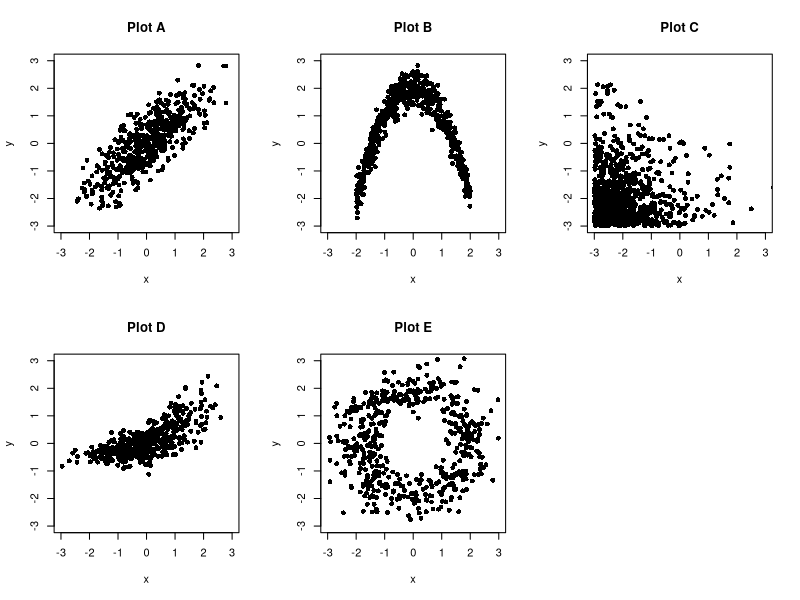

R code for this plot:
#%%%%%%%%%%%%%%%%%%%%%%%%%%%%% FUNCTIONS %%%%%%%%%%%%%%%%%%%%%%%%%%%%%----
#Functions that created the plots shown in lecture 7
#Creates a scatter plot of x and y
plainplot = function(x, y, xlim=c(-3,3), ylim=c(-3,3), main="")
{
  options(repr.plot.width=4, repr.plot.height=4)
  plot(x, y, xlab="x", ylab="y", xlim=xlim, ylim=ylim, main=main, pch=16)
}

#Graphs a scatter plot and histogram for the marginal distribution of x
marginalx = function(x, y, xlim=c(-3,3), ylim=c(-3,3), breaks=(-7:6 + .5)/2)
{
  options(repr.plot.width=8, repr.plot.height=4)
  par(mar=c(4,4,1,1), mfrow=c(1, 2))
  plot(x, y, xlab="x", ylab="y", xlim=xlim, ylim=ylim,pch=16)
  hist(x[(x>min(breaks)) & (x<max(breaks))], freq=FALSE, breaks=breaks, main="Histogram of x", xlab="x")
}

#Graphs a scatter plot and histogram for the marginal distribution of y
marginaly = function(x, y, xlim=c(-3,3), ylim=c(-3,3), breaks=(-7:6 + .5)/2)
{
  options(repr.plot.width=8, repr.plot.height=4)
  par(mar=c(4,4,1,1), mfrow=c(1, 2))
  plot(x, y, xlab="x", ylab="y", xlim=xlim, ylim=ylim, pch=16)
  hist(y[(y>min(breaks)) & (y<max(breaks))], freq=FALSE, breaks=breaks, main="Histogram of y", xlab="y")
}

#Shows the vertical strip on the scatter plot and graphs a histogram for the conditional distribution of y
#given that x is roughly x0
conditionaly = function(x, y, x0, width=0.5, xlim=c(-3,3), ylim=c(-3,3), breaks=(-7:6 + .5)/2)
{
  options(repr.plot.width=8, repr.plot.height=4)
  par(mar=c(4,4,1,1), mfrow=c(1, 2))
  plot(x, y, xlab="x", ylab="y", xlim=xlim, ylim=ylim, pch=16)
  lines(c(x0-width/2, x0-width/2), ylim, lty=2, col="green", lwd=4)
  lines(c(x0+width/2, x0+width/2), ylim, lty=2, col="green", lwd=4)    
  hist(y[(x < x0+width/2) & (x > x0-width/2) & (y>min(breaks)) & (y<max(breaks))], freq=FALSE, breaks=breaks, xlab = "y", main="Histogram of y in vertical strip")
}

#Shows the horizontal strip on the scatter plot and graphs a histogram for the conditional distribution of x
#given that y is roughly y0
conditionalx = function(x, y, y0, width=0.5, xlim=c(-3,3), ylim=c(-3,3), breaks=(-7:6 + .5)/2)
{
  options(repr.plot.width=8, repr.plot.height=4)
  par(mar=c(4,4,1,1), mfrow=c(1, 2))
  plot(x, y, xlab="x", ylab="y", xlim=xlim, ylim=ylim, pch=16)
  lines(xlim, c(y0-width/2, y0-width/2), lty=2, col="green", lwd=4)
  lines(xlim, c(y0+width/2, y0+width/2), lty=2, col="green", lwd=4)    
  hist(x[(y < y0+width/2) & (y > y0-width/2) & (x>min(breaks)) & (x<max(breaks))], freq=FALSE, breaks=breaks, xlab = "x", main="Histogram of x in horizontal strip")
}

#Shows the vertical strip on the scatter plot, graphs a histogram for the conditional distribution of y
#given that x is roughly x0, and plots the conditional average for y on the scatter plot and in the histogram
conditionalavgy = function(x, y, x0, width=0.5, xlim=c(-3,3), ylim=c(-3,3), breaks=(-7:6 + .5)/2)
{
  options(repr.plot.width=8, repr.plot.height=4)
  par(mar=c(4,4,1,1), mfrow=c(1, 2))
  plot(x, y, xlab="x", ylab="y", xlim=xlim, ylim=ylim, pch=16)
  lines(c(x0-width/2, x0-width/2), ylim, lty=2, col="green", lwd=4)
  lines(c(x0+width/2, x0+width/2), ylim, lty=2, col="green", lwd=4) 
  condmean = mean(y[(x < x0+width/2) & (x > x0-width/2)])
  points(x0, condmean, lwd=3, col="green", pch=3, cex=1.5)
  hist(y[(x < x0+width/2) & (x > x0-width/2) & (y>min(breaks)) & (y<max(breaks))], freq=FALSE, breaks=breaks, xlab = "y", main="Histogram of y in vertical strip")
  lines(c(condmean, condmean), ylim, lty=3, col="green", lwd = 4)  
}

#Shows the horizontal strip on the scatter plot, graphs a histogram for the conditional distribution of x
#given that y is roughly y0, and plots the conditional average for x on the scatter plot and in the histogram
conditionalavgx = function(x, y, y0, width=0.5, xlim=c(-3,3), ylim=c(-3,3), breaks=(-7:6 + .5)/2)
{
  options(repr.plot.width=8, repr.plot.height=4)
  par(mar=c(4,4,1,1), mfrow=c(1, 2))
  plot(x, y, xlab="x", ylab="y", xlim=xlim, ylim=ylim, pch=16)
  lines(xlim, c(y0-width/2, y0-width/2), lty=2, col="green", lwd=4)
  lines(xlim, c(y0+width/2, y0+width/2), lty=2, col="green", lwd=4) 
  condmean = mean(x[(y < y0+width/2) & (y > y0-width/2)])
  points(condmean, y0, lwd=3, col="green", pch=3, cex=1.5)
  hist(x[(y < y0+width/2) & (y > y0-width/2) & (x>min(breaks)) & (x<max(breaks))], freq=FALSE, breaks=breaks, xlab = "x", main="Histogram of x in horizontal strip")
  lines(c(condmean, condmean), ylim, lty=3, col="green", lwd = 4)  
}

#Displays the graph of averages for y on the scatter plot.
graphavgy = function(x, y, x0=(-3:3)/2, width=0.5, xlim=c(-3,3), ylim=c(-3,3))
{
  options(repr.plot.width=4, repr.plot.height=4)
  par(mar=c(4,4,1,1), mfrow=c(1, 1))
  plot(x, y, xlab="x", ylab="y", xlim=xlim, ylim=ylim, col="yellow",pch=16)
  for (x0i in x0)
  {
    condmean = mean(y[(x < x0i+width/2) & (x > x0i-width/2)])
    points(x0i, condmean, lwd=3, pch=3, cex=1.5)
  }
}

#Displays the graph of averages for x on the scatter plot.
graphavgx = function(x, y, y0=(-3:3)/2, width=0.5, xlim=c(-3,3), ylim=c(-3,3))
{
  options(repr.plot.width=4, repr.plot.height=4)
  par(mar=c(4,4,1,1), mfrow=c(1, 1))
  plot(x, y, xlab="x", ylab="y", xlim=xlim, ylim=ylim, col="yellow",pch=16)
  for (y0i in y0)
  {
    condmean = mean(x[(y < y0i+width/2) & (y > y0i-width/2)])
    points(condmean, y0i, lwd=3, pch=3, cex=1.5)
  }
}

#Displays the graph of averages for both x and y on the scatter plot.
graphavgxy = function(x, y, x0=(-3:3)/2, y0=(-3:3)/2, width=0.5, xlim=c(-3,3), ylim=c(-3,3))
{
  options(repr.plot.width=4, repr.plot.height=4)
  par(mar=c(4,4,1,1), mfrow=c(1, 1))
  plot(x, y, xlab="x", ylab="y", xlim=xlim, col="yellow",ylim=ylim,pch=16)
  for (y0i in y0)
  {
    condmean = mean(x[(y < y0i+width/2) & (y > y0i-width/2)])
    points(condmean, y0i, lwd=3, pch=3, cex=1.5)
  }
  for (x0i in x0)
  {
    condmean = mean(y[(x < x0i+width/2) & (x > x0i-width/2)])
    points(x0i, condmean, lwd=3, pch=3,cex=1.5)
  }
}

#Displays the graph of averages for y and the regression line for predicting y based on x on the scatter plot.
graphavgregy = function(x, y, x0=(-3:3)/2, width=0.5, xlim=c(-3,3), ylim=c(-3,3))
{
  options(repr.plot.width=4, repr.plot.height=4)
  par(mar=c(4,4,1,1), mfrow=c(1, 1))
  plot(x, y, xlab="x", ylab="y", xlim=xlim, ylim=ylim, col="yellow",pch=16)
  for (x0i in x0)
  {
    condmean = mean(y[(x < x0i+width/2) & (x > x0i-width/2)])
    points(x0i, condmean, lwd=3, pch=3, cex=1.5)
  }
  beta = coef(lm(y~x))
  lines(xlim, c(beta[1] + xlim[1]*beta[2], beta[1] + xlim[2]*beta[2]), lwd=2)
}


#%%%%%%%%%%%%%%%%%%%%%%%%%%%%% GENERATE DATA %%%%%%%%%%%%%%%%%%----
#This code sets up the data to be used in the 5 plots in the exercises.
library(MASS)
set.seed(1234567)

## Data A
fb0.8 = mvrnorm(500,c(0,0),matrix(c(1,0.8,0.8,1),2,2))
colnames(fb0.8) = c("x", "y")

## Data B
x=runif(600)*4-2
y = 2-x^2+0.35*rnorm(600)
arc = cbind(x,y)

## Data C
x=rexp(1000)*1.0-3
y=rexp(500)*1.0-3
rtail = cbind(x,y)

## Data D
hetero = mvrnorm(500,c(0,0),matrix(c(1,0.7,0.7,1),2,2))
colnames(hetero) = c("x", "y") 
hetero[,2] = hetero[,2] * exp(hetero[,1]/4)/2

## Data E
theta = runif(500)*2*pi
radius = rchisq(500, df=40)/20
x=radius*cos(theta)
y=radius*sin(theta)
sinusoid = cbind(x,y)
  



#%%%%%%%%%%%%%%%%%%%%%%%%% PLOTS %%%%%%%%%%%%%%%%%%%%%%%%%%%%%%%----
par(mfrow=c(2,3))
plainplot(fb0.8[,1], fb0.8[,2], main="Plot A") #The data for plot A
plainplot(arc[,1], arc[,2], main="Plot B") #The data for plot B
plainplot(rtail[,1], rtail[,2], main="Plot C") #The data for plot C
plainplot(hetero[,1], hetero[,2], main="Plot D") #The data for plot D
plainplot(sinusoid[,1], sinusoid[,2], main="Plot E") #The data for plot E
